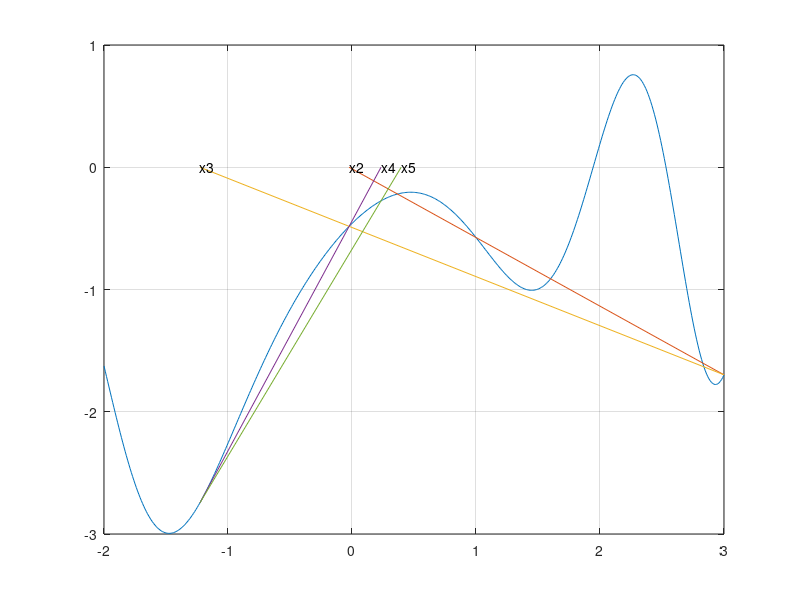

This chart was generated by the following MATLAB code:
f = @(x) sin(x) + cos(1+x.^2) - 1;

xx = linspace(-2,3,500);
yy = f(xx);
plot(xx,yy);
hold on

k = 1;
x0 = 1;
x1 = 3;
fprintf('k     x          f(x) \n%d  %6f    %6f    \n%d  %6f    %6f\n', [0 x0 f(x0) 1 x1 f(x1)]);
data = [0 x0 f(x0); 1 x1 f(x1)];
while k<=4
    k = k+1;
    x = x1 - f(x1)*(x0-x1)/(f(x0)-f(x1));
    if abs(f(x1))>abs(f(x0))
        xx = [x1 x];
        yy = [f(x1) 0];
    else
        xx = [x0 x];
        yy = [f(x0) 0];
    end
    plot(xx,yy);
    str = {'x1','x2','x3','x4','x5'};
    text(x,0,str(k));
    x0 = x1;
    x1 = x;
    fprintf('%d  %6f    %6f\n', [k x1 f(x1)]); 
    data = [data;[k x1 f(x1)]];
end
grid on

save P67a.mat data
